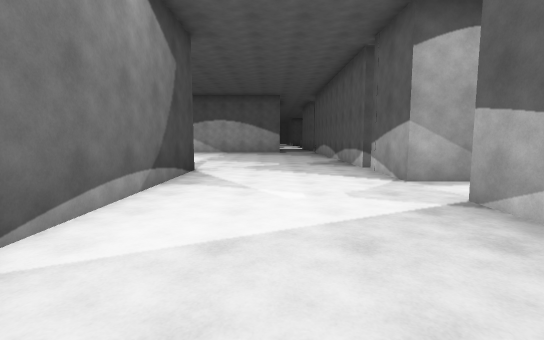
[1] (above)

16 first-person views from a walk through a Unity game level. The camera is 1.5 m above the floor, tilts 6° down and sees 85° across. The floor is counted in squares, 2 m on a side. Each view is taken from the middle of a square. On the plan, view 1 faces up. The plan holds only what a view shows up to about 10 squares ahead; the rest is blank. The place goes on beyond the plan.

[2]
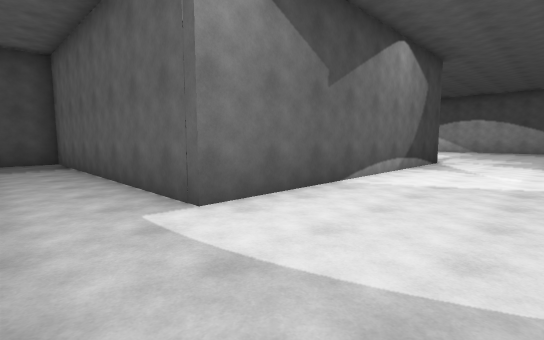

[3]
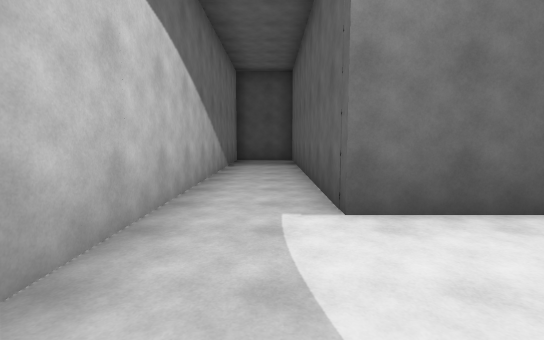

[4]
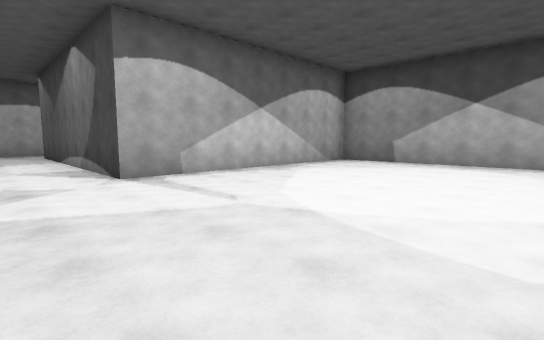

[5]
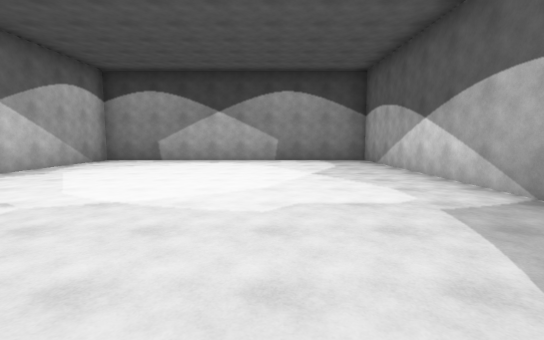

[6]
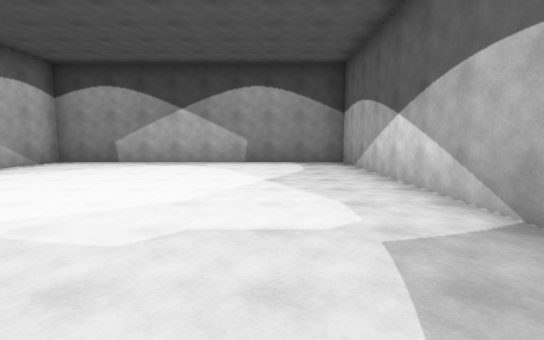

[7]
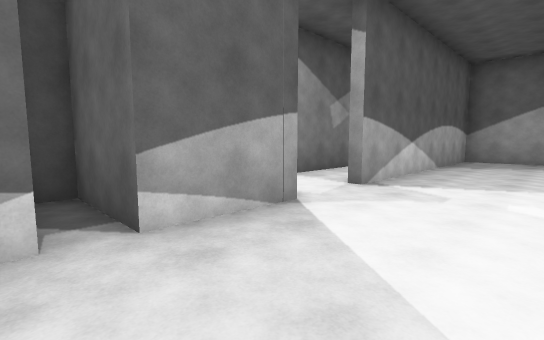

[8]
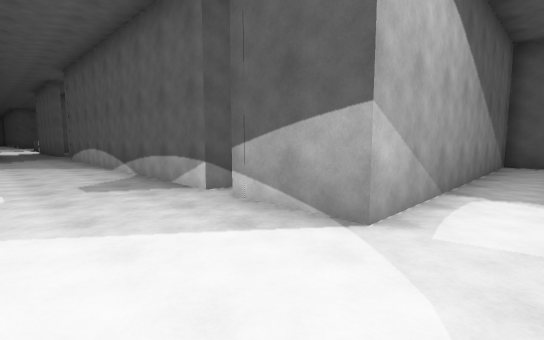

[9]
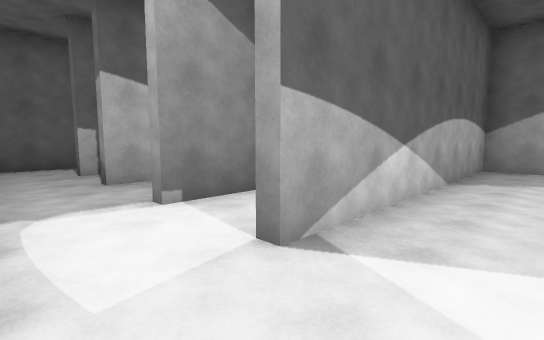

[10]
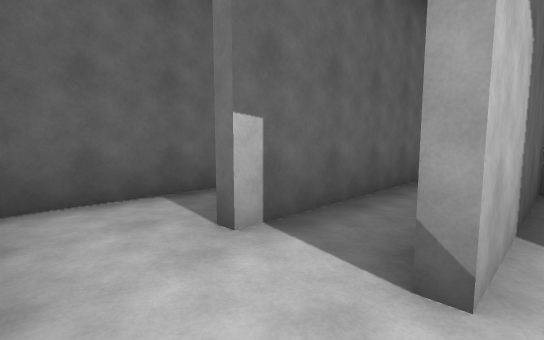

[11]
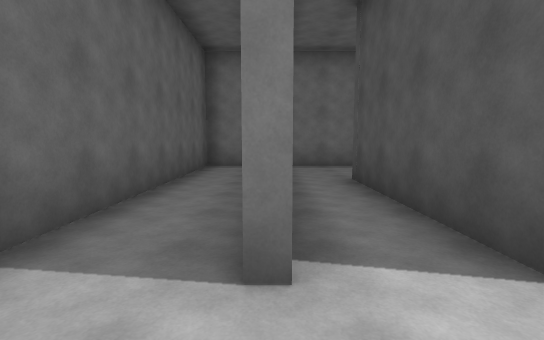

[12]
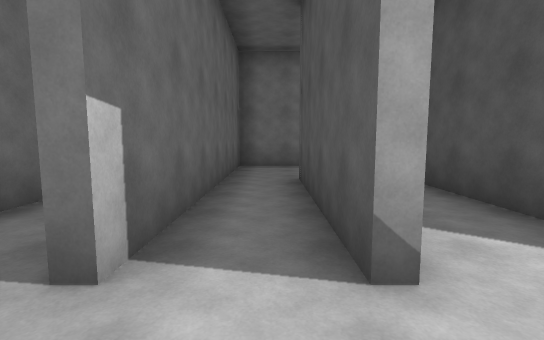

[13]
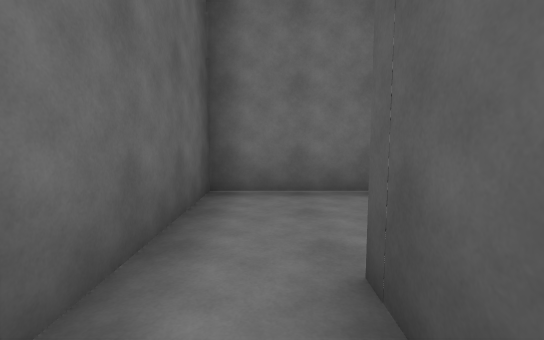

[14]
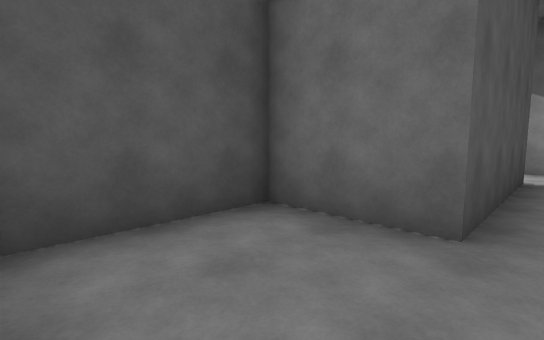

[15]
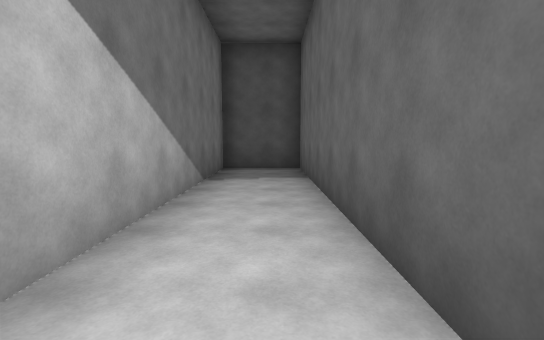

[16]
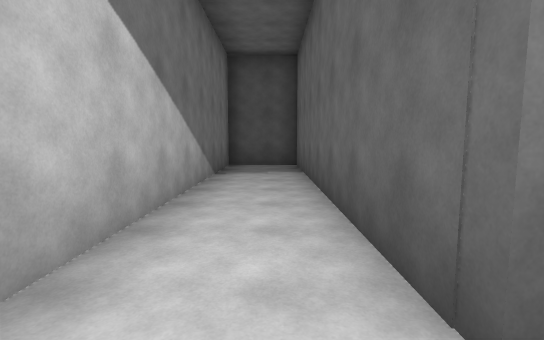

### Floor plan
Points are (right, up) in squares from view 1. A wall is a line through its corners. A room is listed if a view was taken in it or the views show most of it. See-through windows are left out.
Room 1 (views 1, 2, 3, 4, 5, 6, 7, 8, 9, 15, 16)
walls: (2.4, 7.8) (2.4, 15.9); (2.4, 5.2) (2.4, 7.1); (-2.4, 16.3) (-9.6, 16.3) (-9.6, 7.1) (-1.9, 7.1) (-1.9, -1.3) (-9.6, -1.3) (-9.6, -3.2) (2.4, -3.2) (2.4, 3.6)
ways out: opening at (3.5, 4.5) to room 4; opening at (1.5, 16)
Room 2 (views 10, 12, 13, 14)
walls: (6.5, 3.6) (6.5, -0.5) (4.5, -0.5) (4.5, -3); (7.6, 5.2) (5.6, 5.2); (5.5, -3.2) (7.9, -3.2) (7.9, 3.6)
ways out: opening at (8, 4.5) to room 3; opening at (6, 4.5) to room 4
Room 3 (view 11)
walls: (8.8, -3.2) (9.8, -3.2) (9.8, 5.2) (7.6, 5.2)
ways out: opening at (8, 4.5) to room 2
Room 4 (no view inside)
walls: (4.5, 2.4) (4.5, 0.1); (5.6, 5.2) (2.4, 5.2); (6.2, -0.4) (6.2, 3.6)
ways out: opening at (3.5, 4.5) to room 1; opening at (6, 4.5) to room 2

Where each view was taken, in squares from view 1:
view 1: 0 up, 0 right, facing up
view 2: 3 down, 1 right, facing up-left
view 3: 2 down, 1 right, facing left
view 4: 13 up, 0 right, facing down-left
view 5: 13 up, 1 right, facing left
view 6: 14 up, 0 right, facing left
view 7: 8 up, 0 right, facing down-right
view 8: 4 up, 0 right, facing up-right
view 9: 5 up, 1 right, facing down-right
view 10: 5 up, 6 right, facing down-right
view 11: 5 up, 8 right, facing down
view 12: 5 up, 7 right, facing down
view 13: 1 up, 7 right, facing down
view 14: 3 down, 7 right, facing up-left
view 15: 2 down, 2 left, facing left
view 16: 2 down, 1 left, facing left
